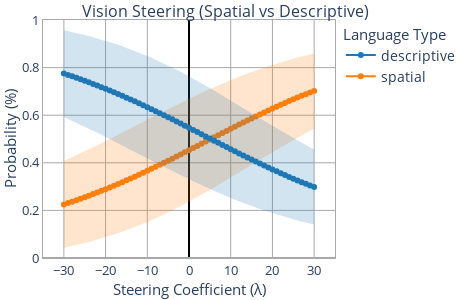

Notebook cell for this chart:
### Code cell
# Load data - try multiple path options
import os
if os.path.exists("../runs_vision/gpt2/coeff_test/coeffs.json"):
    artifact_path = Path("../runs_vision/gpt2")
elif os.path.exists("runs_vision/gpt2/coeff_test/coeffs.json"):
    artifact_path = Path("runs_vision/gpt2")
else:
    # Use absolute path as fallback
    artifact_path = Path("/Users/bretthaas/vision/vision-bias-steering/runs_vision/gpt2")

print(f"Using path: {artifact_path.absolute()}")
print(f"File exists: {(artifact_path / 'coeff_test/coeffs.json').exists()}")

# Load results
coeffs, outputs = load_results(artifact_path, normalized=True)
print(f"\n✓ Loaded {len(coeffs)} coefficients and {len(outputs)} samples")
print(f"  Coefficient range: [{min(coeffs):.1f}, {max(coeffs):.1f}]")

# Verify we have variation (this confirms steering is working)
all_pos = np.array([np.array(x['pos_probs']) for x in outputs])
all_neg = np.array([np.array(x['neg_probs']) for x in outputs])
pos_mean = all_pos.mean(axis=0)
neg_mean = all_neg.mean(axis=0)
pos_norm = pos_mean / (pos_mean + neg_mean)
variation = pos_norm.max() - pos_norm.min()
print(f"  Spatial probability variation: {variation:.4f} ({variation*100:.1f}%)")
if variation < 0.01:
    print("  ⚠️  Warning: Very little variation - steering may not be working properly")
else:
    print("  ✓ Good variation detected - steering is working!")

# Create plot
fig = plot_steering(
    coeffs, outputs, 
    width=470, height=300, 
    error_band=True, 
    title_text="Vision Steering (Spatial vs Descriptive)", 
    x_range=[min(coeffs)-5, max(coeffs)+5]
)

# Display in notebook
fig.show()

# Export the plot
import os
os.makedirs("../plots", exist_ok=True)  # Create plots directory if it doesn't exist
output_dir = Path("../plots")

# Save as HTML (interactive)
html_path = output_dir / "gpt2-vision-steering.html"
fig.write_html(str(html_path))
print(f"\n✓ Saved interactive plot to: {html_path.absolute()}")
